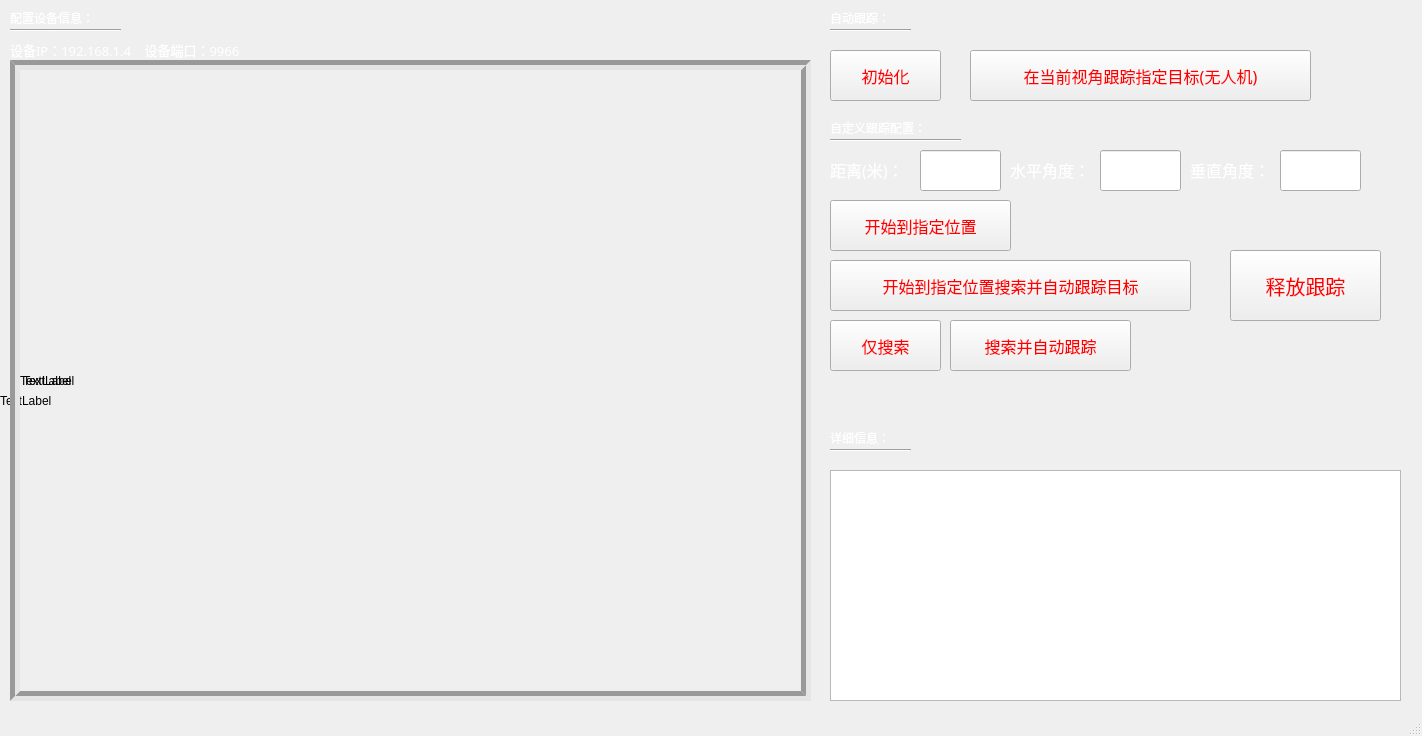
<?xml version="1.0" encoding="UTF-8"?>
<ui version="4.0">
 <class>MainWindow</class>
 <widget class="QMainWindow" name="MainWindow">
  <property name="geometry">
   <rect>
    <x>0</x>
    <y>0</y>
    <width>1422</width>
    <height>736</height>
   </rect>
  </property>
  <property name="windowTitle">
   <string>MainWindow</string>
  </property>
  <property name="styleSheet">
   <string notr="true"/>
  </property>
  <property name="dockOptions">
   <set>QMainWindow::AllowTabbedDocks|QMainWindow::AnimatedDocks</set>
  </property>
  <property name="unifiedTitleAndToolBarOnMac">
   <bool>false</bool>
  </property>
  <widget class="QWidget" name="centralwidget">
   <widget class="QLabel" name="label">
    <property name="geometry">
     <rect>
      <x>10</x>
      <y>40</y>
      <width>411</width>
      <height>20</height>
     </rect>
    </property>
    <property name="font">
     <font>
      <family>楷体</family>
      <pointsize>10</pointsize>
      <weight>50</weight>
      <italic>false</italic>
      <bold>false</bold>
     </font>
    </property>
    <property name="styleSheet">
     <string notr="true">font: 10pt &quot;楷体&quot;;
color: white;</string>
    </property>
    <property name="text">
     <string>设备IP：192.168.1.4    设备端口：9966</string>
    </property>
   </widget>
   <widget class="QLabel" name="label_7">
    <property name="geometry">
     <rect>
      <x>10</x>
      <y>10</y>
      <width>121</width>
      <height>16</height>
     </rect>
    </property>
    <property name="styleSheet">
     <string notr="true">font: 10pt &quot;楷体&quot;;
color: white;</string>
    </property>
    <property name="text">
     <string>配置设备信息：</string>
    </property>
   </widget>
   <widget class="Line" name="line">
    <property name="geometry">
     <rect>
      <x>10</x>
      <y>20</y>
      <width>111</width>
      <height>20</height>
     </rect>
    </property>
    <property name="orientation">
     <enum>Qt::Horizontal</enum>
    </property>
   </widget>
   <widget class="QWidget" name="widget" native="true">
    <property name="geometry">
     <rect>
      <x>810</x>
      <y>0</y>
      <width>641</width>
      <height>751</height>
     </rect>
    </property>
    <property name="styleSheet">
     <string notr="true"/>
    </property>
    <widget class="QLabel" name="label_9">
     <property name="geometry">
      <rect>
       <x>20</x>
       <y>10</y>
       <width>121</width>
       <height>16</height>
      </rect>
     </property>
     <property name="styleSheet">
      <string notr="true">font: 10pt &quot;楷体&quot;;
color: white;</string>
     </property>
     <property name="text">
      <string>自动跟踪：</string>
     </property>
    </widget>
    <widget class="Line" name="line_3">
     <property name="geometry">
      <rect>
       <x>20</x>
       <y>20</y>
       <width>81</width>
       <height>20</height>
      </rect>
     </property>
     <property name="orientation">
      <enum>Qt::Horizontal</enum>
     </property>
    </widget>
    <widget class="QPushButton" name="pushButton_uav">
     <property name="geometry">
      <rect>
       <x>160</x>
       <y>50</y>
       <width>341</width>
       <height>51</height>
      </rect>
     </property>
     <property name="font">
      <font>
       <family>楷体</family>
       <pointsize>12</pointsize>
       <weight>50</weight>
       <italic>false</italic>
       <bold>false</bold>
      </font>
     </property>
     <property name="styleSheet">
      <string notr="true">color: red;
border-image: url(:/image/10.png);
font: 12pt &quot;楷体&quot;;
</string>
     </property>
     <property name="text">
      <string>在当前视角跟踪指定目标(无人机)</string>
     </property>
    </widget>
    <widget class="QLabel" name="label_8">
     <property name="geometry">
      <rect>
       <x>20</x>
       <y>120</y>
       <width>131</width>
       <height>16</height>
      </rect>
     </property>
     <property name="styleSheet">
      <string notr="true">font: 10pt &quot;楷体&quot;;
color: white;</string>
     </property>
     <property name="text">
      <string>自定义跟踪配置：</string>
     </property>
    </widget>
    <widget class="Line" name="line_2">
     <property name="geometry">
      <rect>
       <x>20</x>
       <y>130</y>
       <width>131</width>
       <height>20</height>
      </rect>
     </property>
     <property name="orientation">
      <enum>Qt::Horizontal</enum>
     </property>
    </widget>
    <widget class="QLineEdit" name="lineEdit_5">
     <property name="geometry">
      <rect>
       <x>470</x>
       <y>150</y>
       <width>81</width>
       <height>41</height>
      </rect>
     </property>
     <property name="font">
      <font>
       <family>楷体</family>
       <pointsize>12</pointsize>
       <weight>50</weight>
       <italic>false</italic>
       <bold>false</bold>
      </font>
     </property>
     <property name="styleSheet">
      <string notr="true">border-image: url(:/image/7.png);
color: red;
font: 12pt &quot;楷体&quot;;
border-width: 10px;</string>
     </property>
     <property name="text">
      <string/>
     </property>
    </widget>
    <widget class="QLineEdit" name="lineEdit_3">
     <property name="geometry">
      <rect>
       <x>110</x>
       <y>150</y>
       <width>81</width>
       <height>41</height>
      </rect>
     </property>
     <property name="font">
      <font>
       <family>楷体</family>
       <pointsize>12</pointsize>
       <weight>50</weight>
       <italic>false</italic>
       <bold>false</bold>
      </font>
     </property>
     <property name="styleSheet">
      <string notr="true">border-image: url(:/image/7.png);
color: red;
font: 12pt &quot;楷体&quot;;
border-width: 10px;</string>
     </property>
     <property name="text">
      <string/>
     </property>
    </widget>
    <widget class="QLabel" name="label_4">
     <property name="geometry">
      <rect>
       <x>20</x>
       <y>160</y>
       <width>100</width>
       <height>20</height>
      </rect>
     </property>
     <property name="font">
      <font>
       <family>楷体</family>
       <pointsize>12</pointsize>
       <weight>50</weight>
       <italic>false</italic>
       <bold>false</bold>
      </font>
     </property>
     <property name="styleSheet">
      <string notr="true">font: 12pt &quot;楷体&quot;;
color: white;</string>
     </property>
     <property name="text">
      <string>距离(米)：</string>
     </property>
    </widget>
    <widget class="QLabel" name="label_6">
     <property name="geometry">
      <rect>
       <x>380</x>
       <y>160</y>
       <width>100</width>
       <height>20</height>
      </rect>
     </property>
     <property name="font">
      <font>
       <family>楷体</family>
       <pointsize>12</pointsize>
       <weight>50</weight>
       <italic>false</italic>
       <bold>false</bold>
      </font>
     </property>
     <property name="styleSheet">
      <string notr="true">font: 12pt &quot;楷体&quot;;
color: white;</string>
     </property>
     <property name="text">
      <string>垂直角度：</string>
     </property>
    </widget>
    <widget class="QLabel" name="label_5">
     <property name="geometry">
      <rect>
       <x>200</x>
       <y>160</y>
       <width>100</width>
       <height>20</height>
      </rect>
     </property>
     <property name="font">
      <font>
       <family>楷体</family>
       <pointsize>12</pointsize>
       <weight>50</weight>
       <italic>false</italic>
       <bold>false</bold>
      </font>
     </property>
     <property name="styleSheet">
      <string notr="true">font: 12pt &quot;楷体&quot;;
color: white;</string>
     </property>
     <property name="text">
      <string>水平角度：</string>
     </property>
    </widget>
    <widget class="QLineEdit" name="lineEdit_4">
     <property name="geometry">
      <rect>
       <x>290</x>
       <y>150</y>
       <width>81</width>
       <height>41</height>
      </rect>
     </property>
     <property name="font">
      <font>
       <family>楷体</family>
       <pointsize>12</pointsize>
       <weight>50</weight>
       <italic>false</italic>
       <bold>false</bold>
      </font>
     </property>
     <property name="styleSheet">
      <string notr="true">border-image: url(:/image/7.png);
color: red;
font: 12pt &quot;楷体&quot;;
border-width: 10px;</string>
     </property>
     <property name="text">
      <string/>
     </property>
    </widget>
    <widget class="QPushButton" name="pushButton_release">
     <property name="geometry">
      <rect>
       <x>420</x>
       <y>250</y>
       <width>151</width>
       <height>71</height>
      </rect>
     </property>
     <property name="font">
      <font>
       <family>楷体</family>
       <pointsize>15</pointsize>
       <weight>50</weight>
       <italic>false</italic>
       <bold>false</bold>
      </font>
     </property>
     <property name="styleSheet">
      <string notr="true">color: red;
border-image: url(:/image/10.png);
font: 15pt &quot;楷体&quot;;</string>
     </property>
     <property name="text">
      <string>释放跟踪</string>
     </property>
    </widget>
    <widget class="QPushButton" name="pushButton_track_2">
     <property name="geometry">
      <rect>
       <x>20</x>
       <y>200</y>
       <width>181</width>
       <height>51</height>
      </rect>
     </property>
     <property name="font">
      <font>
       <family>楷体</family>
       <pointsize>12</pointsize>
       <weight>50</weight>
       <italic>false</italic>
       <bold>false</bold>
      </font>
     </property>
     <property name="styleSheet">
      <string notr="true">color: red;
border-image: url(:/image/10.png);
font: 12pt &quot;楷体&quot;;</string>
     </property>
     <property name="text">
      <string>开始到指定位置</string>
     </property>
    </widget>
    <widget class="QPushButton" name="pushButton_track">
     <property name="geometry">
      <rect>
       <x>20</x>
       <y>260</y>
       <width>361</width>
       <height>51</height>
      </rect>
     </property>
     <property name="font">
      <font>
       <family>楷体</family>
       <pointsize>12</pointsize>
       <weight>50</weight>
       <italic>false</italic>
       <bold>false</bold>
      </font>
     </property>
     <property name="styleSheet">
      <string notr="true">border-image: url(:/image/10.png);
color: red;
font: 12pt &quot;楷体&quot;;</string>
     </property>
     <property name="text">
      <string>开始到指定位置搜索并自动跟踪目标</string>
     </property>
    </widget>
    <widget class="QLabel" name="label_3">
     <property name="geometry">
      <rect>
       <x>20</x>
       <y>430</y>
       <width>91</width>
       <height>16</height>
      </rect>
     </property>
     <property name="styleSheet">
      <string notr="true">font: 10pt &quot;楷体&quot;;
color: white;</string>
     </property>
     <property name="text">
      <string>详细信息：</string>
     </property>
    </widget>
    <widget class="QTextEdit" name="textEdit">
     <property name="geometry">
      <rect>
       <x>20</x>
       <y>470</y>
       <width>571</width>
       <height>231</height>
      </rect>
     </property>
     <property name="font">
      <font>
       <family>楷体</family>
       <pointsize>12</pointsize>
       <weight>50</weight>
       <italic>false</italic>
       <bold>false</bold>
      </font>
     </property>
     <property name="styleSheet">
      <string notr="true">border-image: url(:/image/8.png);
font: 12pt &quot;楷体&quot;;
border-width: 14px;</string>
     </property>
     <property name="verticalScrollBarPolicy">
      <enum>Qt::ScrollBarAlwaysOff</enum>
     </property>
     <property name="horizontalScrollBarPolicy">
      <enum>Qt::ScrollBarAlwaysOff</enum>
     </property>
     <property name="sizeAdjustPolicy">
      <enum>QAbstractScrollArea::AdjustIgnored</enum>
     </property>
     <property name="readOnly">
      <bool>true</bool>
     </property>
     <property name="html">
      <string>&lt;!DOCTYPE HTML PUBLIC &quot;-//W3C//DTD HTML 4.0//EN&quot; &quot;http://www.w3.org/TR/REC-html40/strict.dtd&quot;&gt;
&lt;html&gt;&lt;head&gt;&lt;meta name=&quot;qrichtext&quot; content=&quot;1&quot; /&gt;&lt;style type=&quot;text/css&quot;&gt;
p, li { white-space: pre-wrap; }
&lt;/style&gt;&lt;/head&gt;&lt;body style=&quot; font-family:'楷体'; font-size:12pt; font-weight:400; font-style:normal;&quot;&gt;
&lt;p style=&quot;-qt-paragraph-type:empty; margin-top:0px; margin-bottom:0px; margin-left:0px; margin-right:0px; -qt-block-indent:0; text-indent:0px;&quot;&gt;&lt;br /&gt;&lt;/p&gt;&lt;/body&gt;&lt;/html&gt;</string>
     </property>
    </widget>
    <widget class="QPushButton" name="pushButton_uav_2">
     <property name="geometry">
      <rect>
       <x>20</x>
       <y>50</y>
       <width>111</width>
       <height>51</height>
      </rect>
     </property>
     <property name="font">
      <font>
       <family>楷体</family>
       <pointsize>12</pointsize>
       <weight>50</weight>
       <italic>false</italic>
       <bold>false</bold>
      </font>
     </property>
     <property name="styleSheet">
      <string notr="true">color: red;
border-image: url(:/image/10.png);
font: 12pt &quot;楷体&quot;;
</string>
     </property>
     <property name="text">
      <string>初始化</string>
     </property>
    </widget>
    <widget class="Line" name="line_4">
     <property name="geometry">
      <rect>
       <x>20</x>
       <y>440</y>
       <width>81</width>
       <height>20</height>
      </rect>
     </property>
     <property name="orientation">
      <enum>Qt::Horizontal</enum>
     </property>
    </widget>
    <widget class="QPushButton" name="pushButton_track_3">
     <property name="geometry">
      <rect>
       <x>140</x>
       <y>320</y>
       <width>181</width>
       <height>51</height>
      </rect>
     </property>
     <property name="font">
      <font>
       <family>楷体</family>
       <pointsize>12</pointsize>
       <weight>50</weight>
       <italic>false</italic>
       <bold>false</bold>
      </font>
     </property>
     <property name="styleSheet">
      <string notr="true">color: red;
border-image: url(:/image/10.png);
font: 12pt &quot;楷体&quot;;</string>
     </property>
     <property name="text">
      <string>搜索并自动跟踪</string>
     </property>
    </widget>
    <widget class="QPushButton" name="pushButton_track_4">
     <property name="geometry">
      <rect>
       <x>20</x>
       <y>320</y>
       <width>111</width>
       <height>51</height>
      </rect>
     </property>
     <property name="font">
      <font>
       <family>楷体</family>
       <pointsize>12</pointsize>
       <weight>50</weight>
       <italic>false</italic>
       <bold>false</bold>
      </font>
     </property>
     <property name="styleSheet">
      <string notr="true">color: red;
border-image: url(:/image/10.png);
font: 12pt &quot;楷体&quot;;</string>
     </property>
     <property name="text">
      <string>仅搜索</string>
     </property>
    </widget>
   </widget>
   <widget class="QLabel" name="label_video">
    <property name="geometry">
     <rect>
      <x>20</x>
      <y>70</y>
      <width>781</width>
      <height>621</height>
     </rect>
    </property>
    <property name="styleSheet">
     <string notr="true">border-image: url(:/image/1.png);</string>
    </property>
    <property name="text">
     <string>TextLabel</string>
    </property>
   </widget>
   <widget class="QLabel" name="label_2">
    <property name="geometry">
     <rect>
      <x>10</x>
      <y>60</y>
      <width>801</width>
      <height>641</height>
     </rect>
    </property>
    <property name="styleSheet">
     <string notr="true">QLabel{border:10px groove #999999;}</string>
    </property>
    <property name="text">
     <string>TextLabel</string>
    </property>
   </widget>
   <widget class="QLabel" name="label_10">
    <property name="geometry">
     <rect>
      <x>0</x>
      <y>0</y>
      <width>1441</width>
      <height>801</height>
     </rect>
    </property>
    <property name="styleSheet">
     <string notr="true">border-image: url(:/image/321500.jpg);</string>
    </property>
    <property name="text">
     <string>TextLabel</string>
    </property>
   </widget>
   <zorder>label_10</zorder>
   <zorder>widget</zorder>
   <zorder>label_2</zorder>
   <zorder>label</zorder>
   <zorder>label_7</zorder>
   <zorder>line</zorder>
   <zorder>label_video</zorder>
  </widget>
  <widget class="QStatusBar" name="statusbar"/>
 </widget>
 <resources/>
 <connections/>
</ui>
